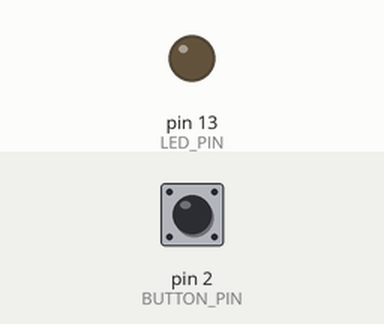
Simulated run of this sketch. Board: Arduino Uno, built with avr-gcc and run on an emulated ATmega328P. Shown: output pins drawn as LEDs (lit = HIGH). Inputs (shaded band) come from the test bench; at power-on: pin 2 (BUTTON_PIN) LOW.

Above: at 1.2 s.
1.3 s: pin 2 (BUTTON_PIN) pulled HIGH for 0.15 s
At 1.37 s:
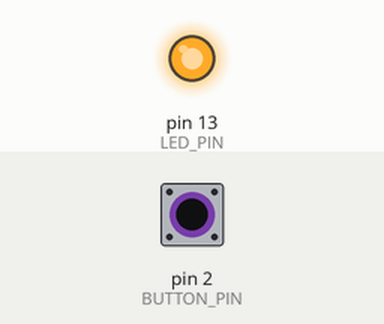
2.9 s: pin 2 (BUTTON_PIN) pulled HIGH for 3.2 s
At 6.9 s:
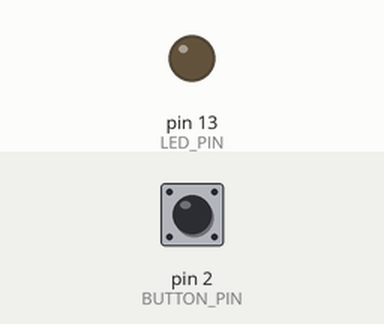
Timing chart, 0 to 8.4 s (numbered marks = the images above; inputs shaded):
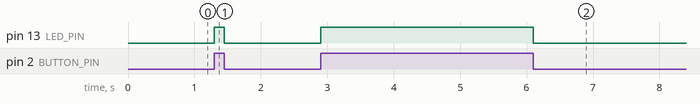

Measured:
- after the input at 1.3 s, pin 13 (LED_PIN): LOW → HIGH at once, → LOW 0.15 s later
- after the input at 2.9 s, pin 13 (LED_PIN): LOW → HIGH at once, → LOW 3.2 s later

The sketch:

03_button_control.ino
```cpp
/*
  Project 03: Button Control
  Description: Turns on an LED when a pushbutton is pressed.
  Author: Arduino-Beginner-Master-Hub
*/

// --- CONSTANTS ---
// Pin connected to the LED
const int LED_PIN = 13;
// Pin connected to the pushbutton
const int BUTTON_PIN = 2;

// --- VARIABLES ---
// This variable will change, so we don't use 'const'
// We use camelCase for variable names.
int buttonState = 0;

void setup() {
  // Initialize the LED pin as an output
  pinMode(LED_PIN, OUTPUT);

  // Initialize the pushbutton pin as an input
  pinMode(BUTTON_PIN, INPUT);
}

void loop() {
  // Read the state of the pushbutton value
  // and store it in our variable 'buttonState'
  buttonState = digitalRead(BUTTON_PIN);

  // Check if the pushbutton is pressed.
  // If it is, the buttonState is HIGH (5 Volts).
  if (buttonState == HIGH) {
    // Turn the LED ON
    digitalWrite(LED_PIN, HIGH);
  } else {
    // If the button is NOT pressed, turn the LED OFF
    digitalWrite(LED_PIN, LOW);
  }
}
```
